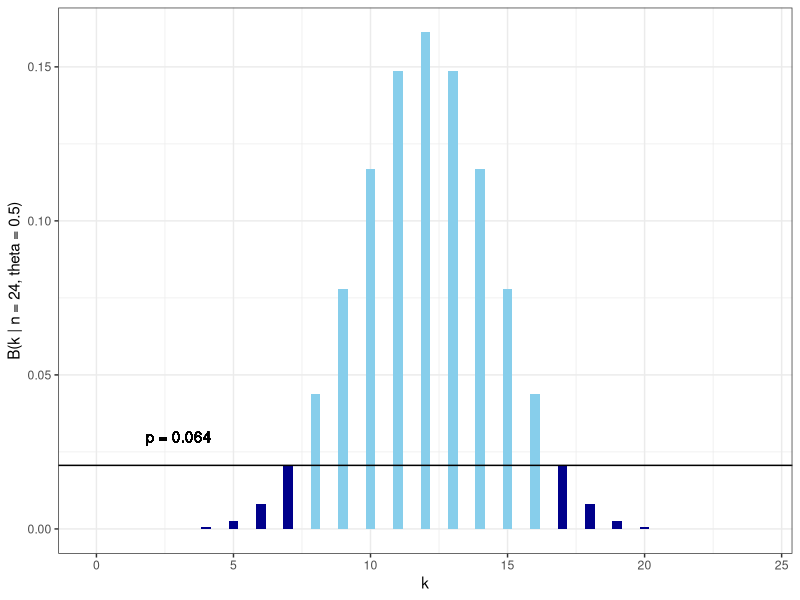
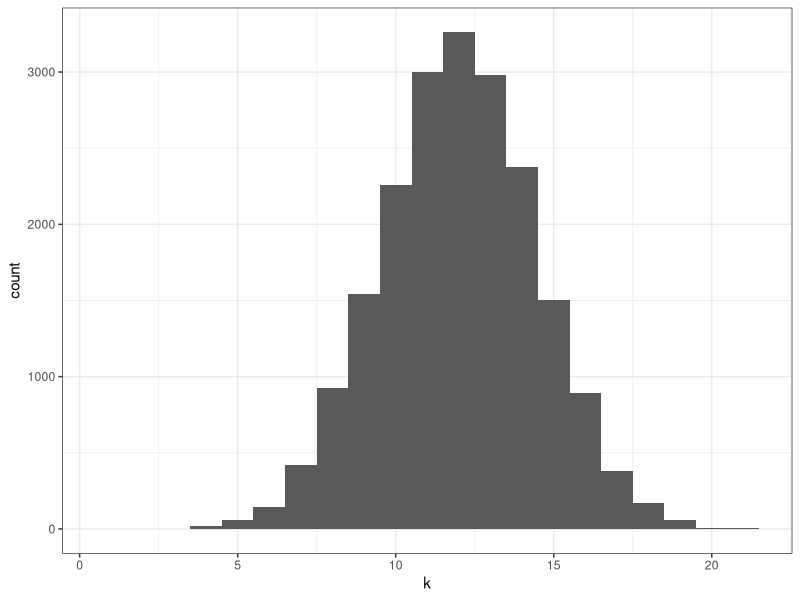
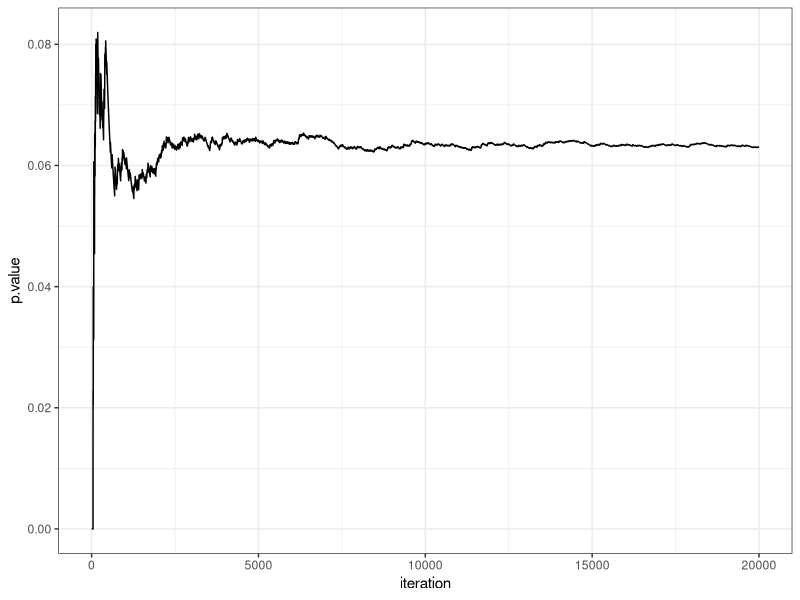
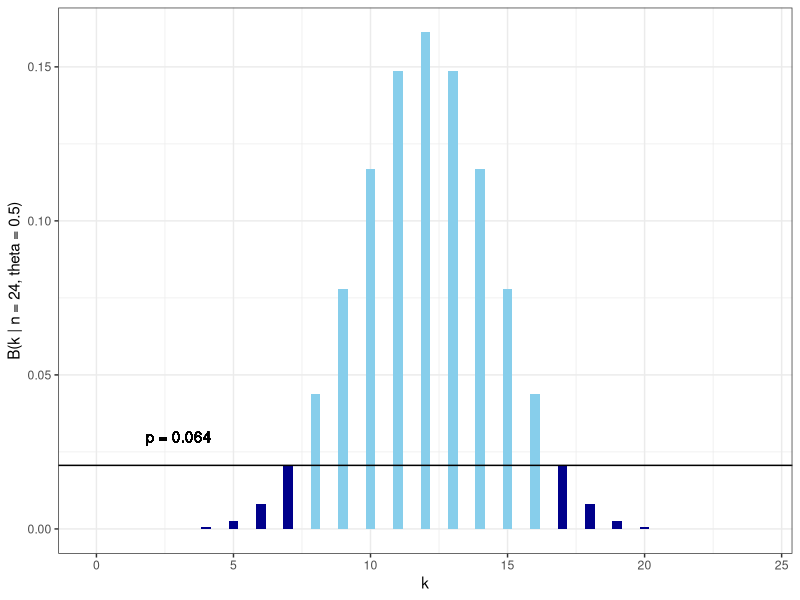
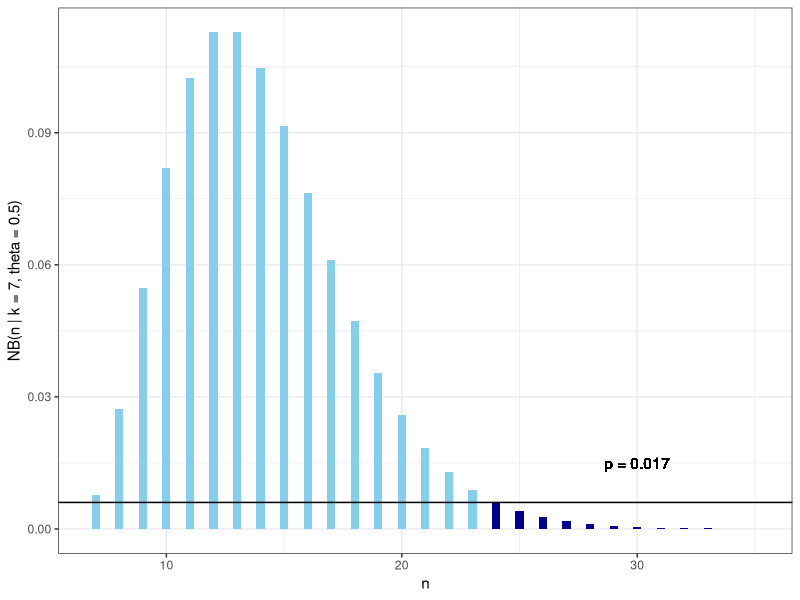

R code for these plots, in order:
## ---- chunk 1
knitr::opts_chunk$set(echo=TRUE, warning=FALSE, message=FALSE, dev.args = list(bg = 'transparent'), fig.align='center')
require('tidyverse')
require('forcats')
theme_set(theme_bw() + theme(plot.background=element_blank()) )
## ---- chunk 2

## ---- chunk 3
  
plotData = data.frame(x = 0:24, y = dbinom(0:24, 24, 0.5))
plotData2 = data.frame(x = c(0:7, 17:24), y = dbinom(c(0:7, 17:24), 24, 0.5))
sig.plot = ggplot(plotData, aes(x = x , y = y )) + geom_bar(stat = "identity", fill = "skyblue", width = 0.35) +
  geom_bar(data = plotData2, aes(x = x, y = y), stat = "identity", fill = "darkblue", width = 0.35) +
  geom_hline(yintercept=dbinom(7,24,0.5)) + xlab("k") + ylab("B(k | n = 24, theta = 0.5)") +
  # geom_text(data.frame(x = 3, y = 0.05, label = paste0("p = " , round(1-sum(dbinom(8:16, 24, 0.5)),3), collapse = "")), aes(x = x, y = y, label = label)) 
  geom_text(x = 3, y = 0.03, label = paste0("p = " , round(1-sum(dbinom(8:16, 24, 0.5)),3), collapse = ""))
sig.plot
## ---- chunk 4
binom.test(7,24)
## ---- chunk 5
binom.test(7,24)$p.value
## ---- chunk 6
# repeat 24 flips of a fair coin 20,000 times
n.samples = 20000
x.reps = map_int(1:n.samples, function(i) sum(sample(x = 0:1, size = 24, replace = T, prob = c(0.5, 0.5))))   
ggplot(data.frame(k = x.reps), aes(x = k)) + geom_histogram(binwidth = 1)
## ---- chunk 7
x.reps.prob = dbinom(x.reps, 24, 0.5) ## Bernoulli likelihood under H_0
sum(x.reps.prob <= dbinom(7, 24, 0.5)) /  n.samples
## ---- chunk 8
p.value.sequence = cumsum(x.reps.prob <= dbinom(7, 24, 0.5)) / 1:n.samples
tibble(iteration = 1:n.samples, p.value = cumsum(x.reps.prob <= dbinom(7, 24, 0.5)) / 1:n.samples) %>% 
  ggplot(aes(x = iteration, y = p.value)) + geom_line()
## ---- chunk 9
sig.plot
## ---- chunk 10

negBinom <- function(k, N, theta) {
  sapply(1:length(k), function(x) k[x]/N * dbinom(k[x], N, theta))
}
  
plotData = data.frame(x = 7:35, 
                      y = negBinom(7, 7:35, 0.5))
plotData2 = data.frame(x = 24:35,
                       y = negBinom(7, 24:35, 0.5))
myplot = ggplot(plotData, aes(x = x , y = y )) + geom_bar(stat = "identity", fill = "skyblue", width = 0.35) +
  geom_bar(data = plotData2, aes(x = x, y = y), stat = "identity", fill = "darkblue", width = 0.35) +
  geom_hline(yintercept=7/24*dbinom(7,24,0.5)) + xlab("n") + ylab("NB(n | k = 7, theta = 0.5)") +
  # geom_text(data.frame(x = 3, y = 0.05, label = paste0("p = " , round(1-sum(dbinom(8:16, 24, 0.5)),3), collapse = "")), aes(x = x, y = y, label = label)) 
  geom_text(x = 30, y = 0.015, label = paste0("p = " , round(1-sum(negBinom(7, 7:23, 0.5)),3), collapse = ""))
myplot

